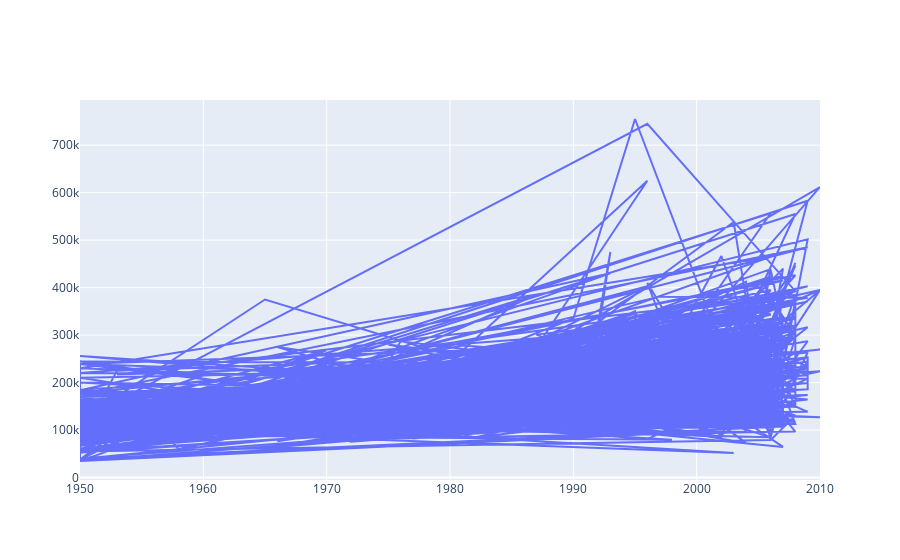

Write notebook code for a chart like this one.
### Code cell
fig=go.Figure()

fig.add_trace(go.Scatter(x=df.YearRemodAdd, y=df.SalePrice, mode='lines'))

### Figure 1 — Plotly figure (JSON) as saved in the notebook; plotly's stock layout.template omitted (floating-point values rounded to 4 significant figures; data arrays with more than 128 entries replaced by an {"elided": "..."} marker saying what was removed)
{"data": [{"mode": "lines", "type": "scatter", "x": {"elided": "1460 int values"}, "y": {"elided": "1460 int values"}}], "layout": {}}
